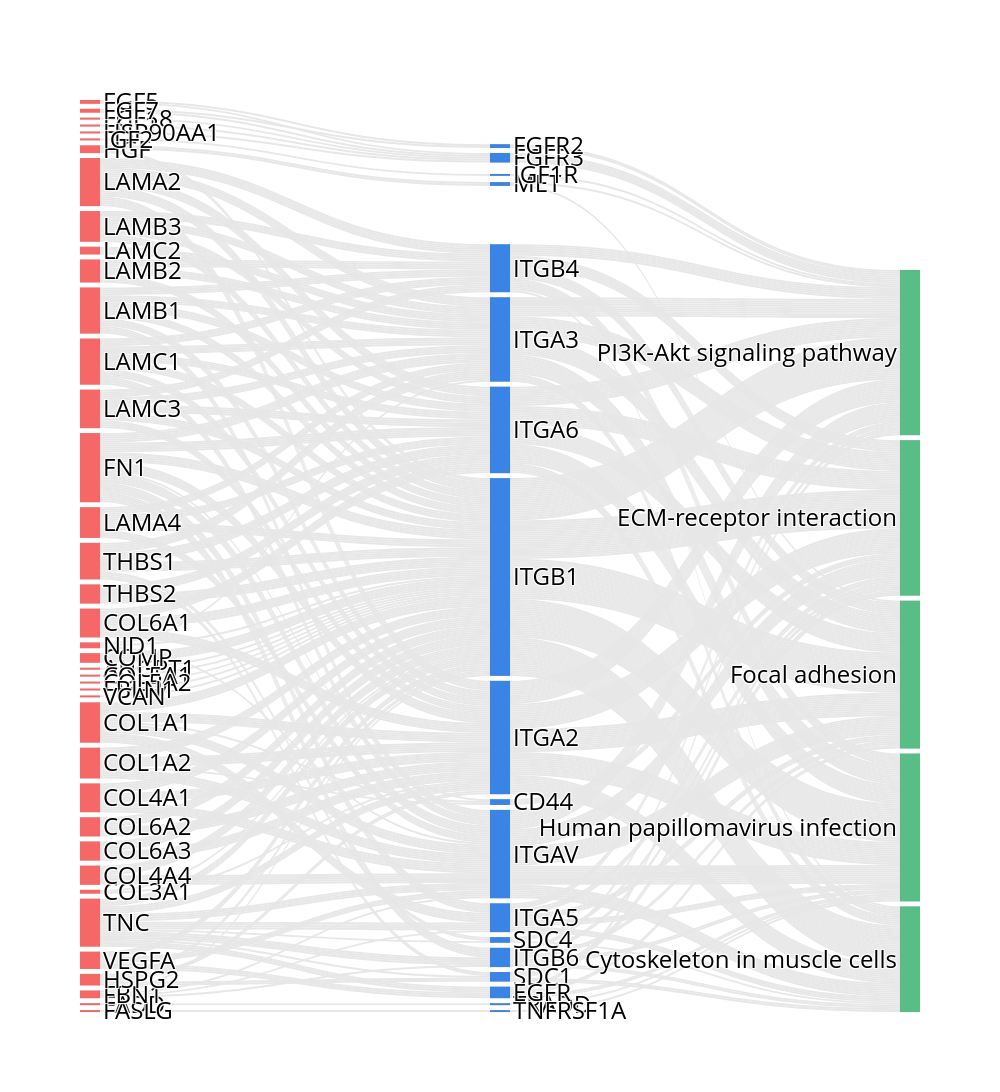

The notebook cell saved with this chart:
### Code cell
pl.draw_lr_flow3(lr_path_df, left_panel = 'ligand', mid_panel = 'receptor', right_panel = 'pathway',
                 figsize = (10,26), outDir= refine_adata.uns['figpath'] + 'tsk_fb_flow.pdf')

### Figure 1 — Plotly figure (JSON) as saved in the notebook; plotly's stock layout.template omitted (floating-point values rounded to 4 significant figures; data arrays with more than 128 entries replaced by an {"elided": "..."} marker saying what was removed)
{"data": [{"link": {"color": "#e7e7e7", "source": {"elided": "752 int values"}, "target": {"elided": "752 int values"}, "value": {"elided": "752 int values"}}, "node": {"color": ["#F56867", "#F56867", "#F56867", "#F56867", "#F56867", "#F56867", "#F56867", "#F56867", "#F56867", "#F56867", "#F56867", "#F56867", "#F56867", "#F56867", "#F56867", "#F56867", "#F56867", "#F56867", "#F56867", "#F56867", "#F56867", "#F56867", "#F56867", "#F56867", "#F56867", "#F56867", "#F56867", "#F56867", "#F56867", "#F56867", "#F56867", "#F56867", "#F56867", "#F56867", "#F56867", "#F56867", "#F56867", "#F56867", "#F56867", "#3A84E6", "#3A84E6", "#3A84E6", "#3A84E6", "#3A84E6", "#3A84E6", "#3A84E6", "#3A84E6", "#3A84E6", "#3A84E6", "#3A84E6", "#3A84E6", "#3A84E6", "#3A84E6", "#3A84E6", "#3A84E6", "#3A84E6", "#3A84E6", "#59BE86", "#59BE86", "#59BE86", "#59BE86", "#59BE86"], "label": ["ANGPT1", "COL1A1", "COL1A2", "COL3A1", "COL4A1", "COL4A4", "COL5A1", "COL5A2", "COL6A1", "COL6A2", "COL6A3", "COMP", "FADD", "FASLG", "FBLN1", "FBN1", "FGF18", "FGF2", "FGF5", "FGF7", "FN1", "HGF", "HSP90AA1", "HSPG2", "IGF2", "LAMA2", "LAMA4", "LAMB1", "LAMB2", "LAMB3", "LAMC1", "LAMC2", "LAMC3", "NID1", "THBS1", "THBS2", "TNC", "VCAN", "VEGFA", "ITGB1", "CD44", "ITGA2", "ITGA5", "ITGAV", "ITGA6", "TRADD", "TNFRSF1A", "ITGB6", "FGFR3", "FGFR2", "ITGA3", "MET", "SDC1", "IGF1R", "ITGB4", "SDC4", "EGFR", "PI3K-Akt signaling pathway", "ECM-receptor interaction", "Human papillomavirus infection", "Cytoskeleton in muscle cells", "Focal adhesion"], "line": {"color": "gray", "width": 0.1}, "pad": 5, "thickness": 20, "x": [0.1, 0.1, 0.1, 0.1, 0.1, 0.1, 0.1, 0.1, 0.1, 0.1, 0.1, 0.1, 0.1, 0.1, 0.1, 0.1, 0.1, 0.1, 0.1, 0.1, 0.1, 0.1, 0.1, 0.1, 0.1, 0.1, 0.1, 0.1, 0.1, 0.1, 0.1, 0.1, 0.1, 0.1, 0.1, 0.1, 0.1, 0.1, 0.1, 0.3, 0.3, 0.3, 0.3, 0.3, 0.3, 0.3, 0.3, 0.3, 0.3, 0.3, 0.3, 0.3, 0.3, 0.3, 0.3, 0.3, 0.3, 0.9, 0.9, 0.9, 0.9, 0.9]}, "type": "sankey"}], "layout": {"font": {"color": "black", "size": 24}, "height": 2600, "title": {"text": ""}, "width": 1000}}
